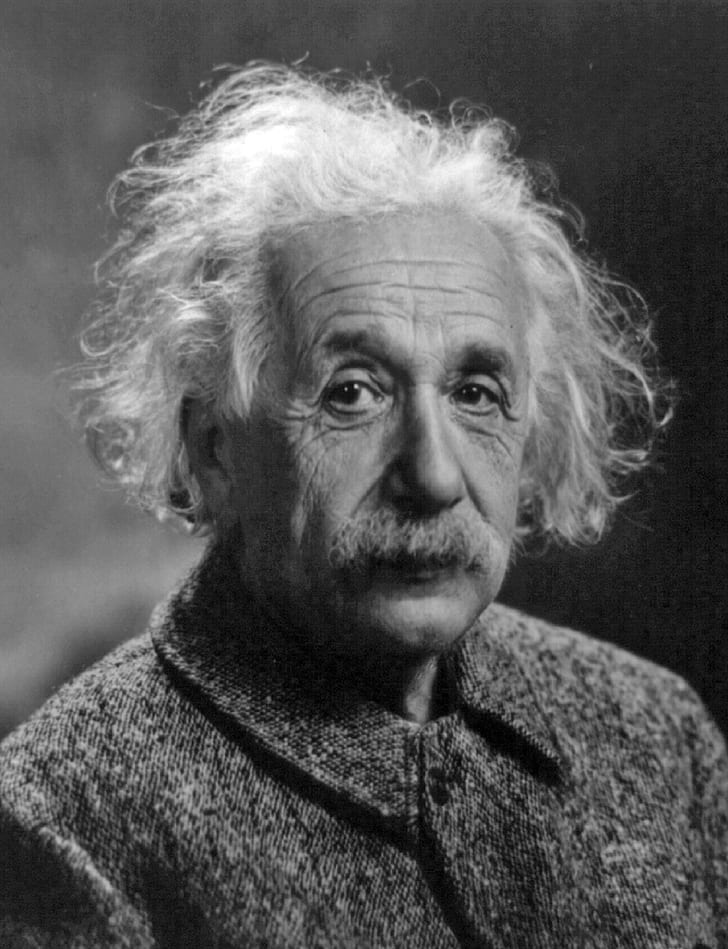
#> input picture albert-einstein_gray.jpg, 728 x 949 px
$ jupyter execute CV_4.ipynb   (shell and % lines are left out)
#> lines starting #> are read from the running program, lines starting #| are printed output that depends on the picture; after the words box and inside, x2 and y2 are one past the last pixel; in counts of white or black regions, pixels touching at a corner belong together
[cell 1]
import cv2

[cell 2]
img = cv2.imread("albert-einstein_gray.jpg",cv2.IMREAD_GRAYSCALE)
#> img is the input picture: shape (949, 728); min 0, max 255, mean 89.4

[cell 3]
img.shape
#> Out = (949, 728)

[cell 4]
print (cv2.__file__)

[cell 5]
cv2.imshow('Raj',img)
cv2.waitKey(0)
cv2.destroyAllWindows()

[cell 6]
clrimg = cv2.imread('tulips.jpg',cv2.COLOR_BGR2RGB)
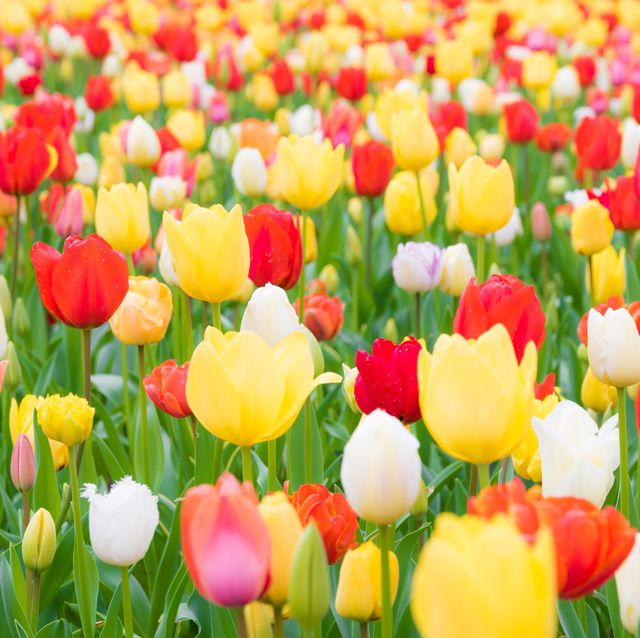
#> input picture tulips.jpg, 640 x 638 px
#> clrimg is the input picture: shape (638, 640, 3); mean B, G, R 87.5, 161.1, 197.5

[cell 7]
cv2.imshow('Raj1',clrimg)
cv2.waitKey(0)
cv2.destroyAllWindows()

[cell 8]
import matplotlib.pyplot as plt

[cell 9]
plt.imshow(clrimg)

[cell 10]
#finding hsv range of target object(pen)
import cv2
import numpy as np
import time
# A required callback method that goes into the trackbar function.
def nothing(x):
    pass

# Initializing the webcam feed.
cap = cv2.VideoCapture(0)
cap.set(3,1280)
cap.set(4,720)

# Create a window named trackbars.
cv2.namedWindow("Trackbars")

# Now create 6 trackbars that will control the lower and upper range of
# H,S and V channels. The Arguments are like this: Name of trackbar,
# window name, range,callback function. For Hue the range is 0-179 and
# for S,V its 0-255.
cv2.createTrackbar("L - H", "Trackbars", 0, 179, nothing)
#> slider 'L - H' is set to 35
cv2.createTrackbar("L - S", "Trackbars", 0, 255, nothing)
#> slider 'L - S' is set to 51
cv2.createTrackbar("L - V", "Trackbars", 0, 255, nothing)
#> slider 'L - V' is set to 51
cv2.createTrackbar("U - H", "Trackbars", 179, 179, nothing)
cv2.createTrackbar("U - S", "Trackbars", 255, 255, nothing)
cv2.createTrackbar("U - V", "Trackbars", 255, 255, nothing)

while True:

    # Start reading the webcam feed frame by frame.
    ret, frame = cap.read()
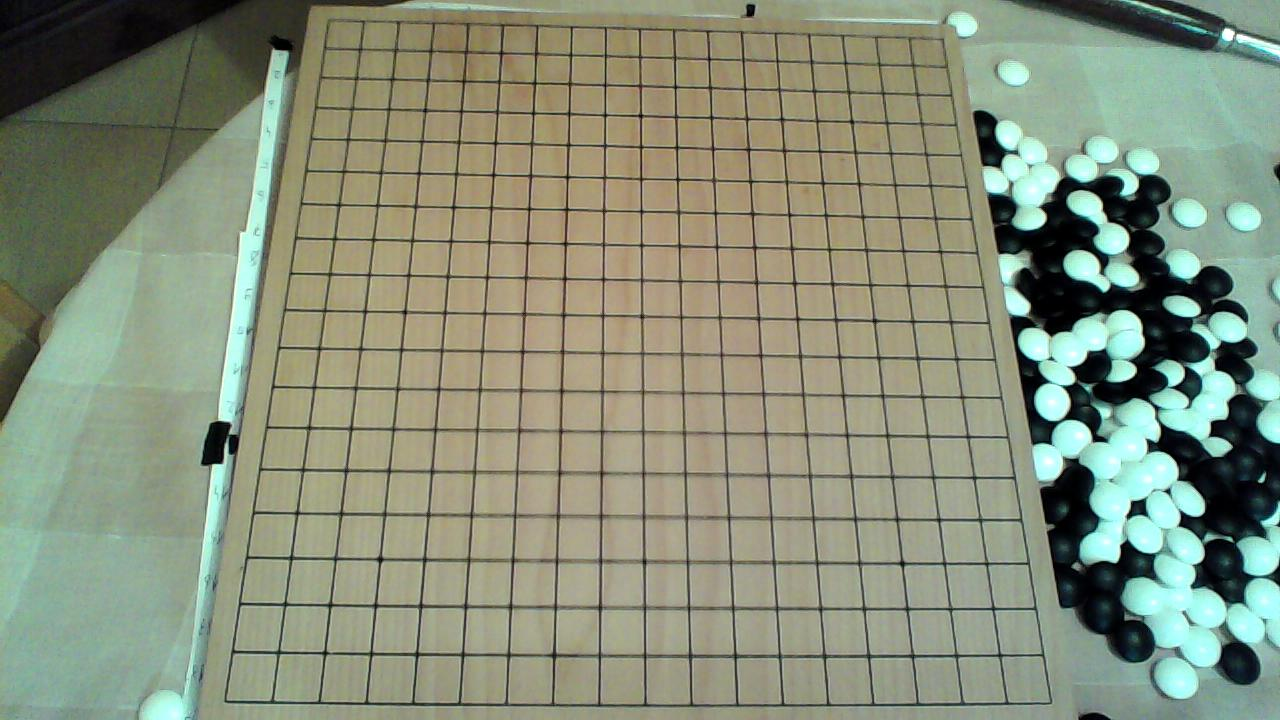
#> input picture 1.jpg, 1280 x 720 px, given in place of the camera
#> frame is the input picture: shape (720, 1280, 3); mean B, G, R 122.6, 143.5, 135.3
    if not ret:
        break
    # Flip the frame horizontally (Not required)
    frame = cv2.flip( frame, 1 )
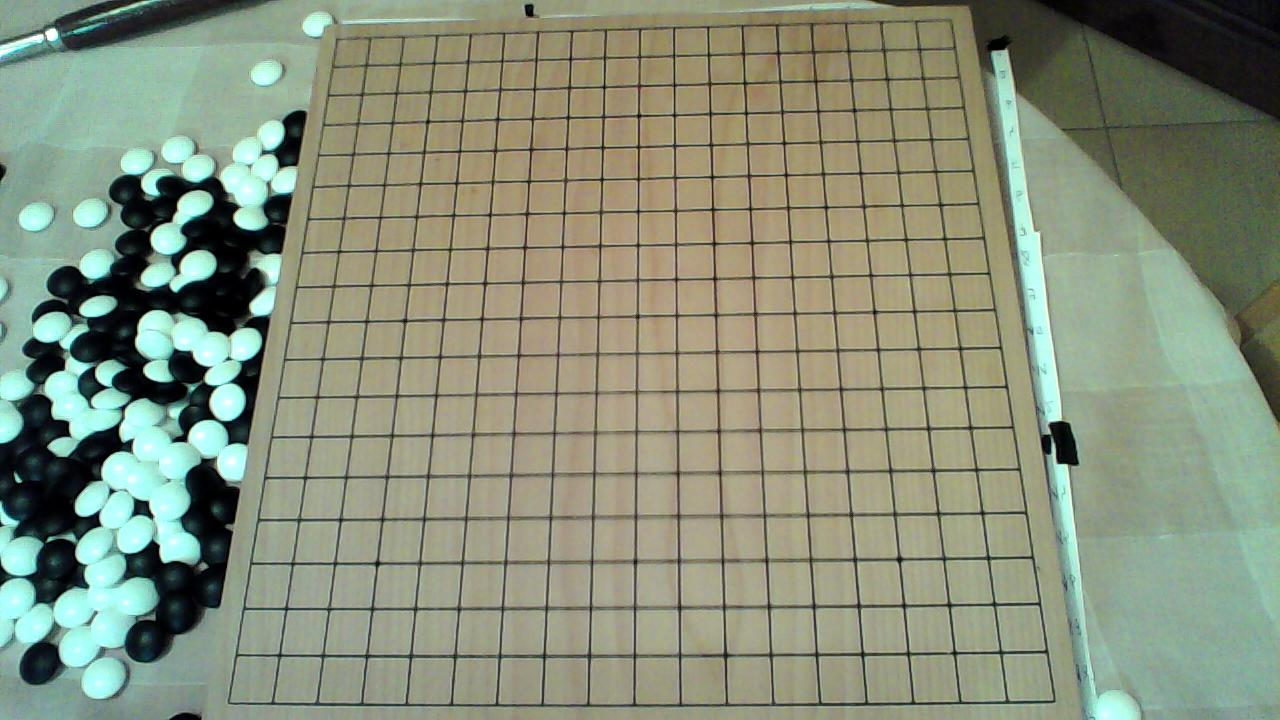
#> frame: shape (720, 1280, 3); mean B, G, R 122.6, 143.5, 135.3

    # Convert the BGR image to HSV image.
    hsv = cv2.cvtColor(frame, cv2.COLOR_BGR2HSV)
#> hsv: shape (720, 1280, 3); mean H, S, V 45.6, 60.6, 147.6

    # Get the new values of the trackbar in real time as the user changes
    # them
    l_h = cv2.getTrackbarPos("L - H", "Trackbars")
    l_s = cv2.getTrackbarPos("L - S", "Trackbars")
    l_v = cv2.getTrackbarPos("L - V", "Trackbars")
    u_h = cv2.getTrackbarPos("U - H", "Trackbars")
    u_s = cv2.getTrackbarPos("U - S", "Trackbars")
    u_v = cv2.getTrackbarPos("U - V", "Trackbars")

    # Set the lower and upper HSV range according to the value selected
    # by the trackbar
    lower_range = np.array([l_h, l_s, l_v])
    upper_range = np.array([u_h, u_s, u_v])

    # Filter the image and get the binary mask, where white represents
    # your target color
    mask = cv2.inRange(hsv, lower_range, upper_range)
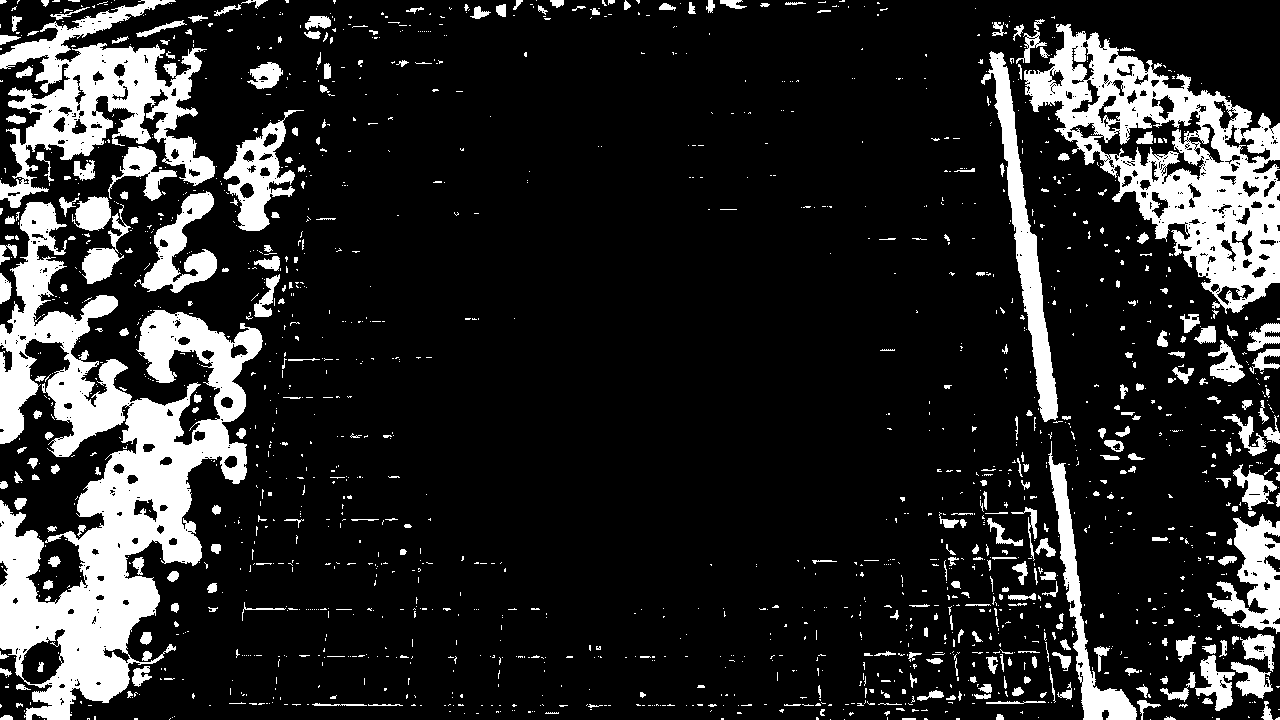
#> mask: shape (720, 1280); 16.3% white; 1683 white regions (1366 under 20 px), largest, box (x1, y1, x2, y2) and area: (0, 202, 263, 720) 50775, (1024, 24, 1280, 314) 27086, (0, 0, 215, 208) 16411

    # You can also visualize the real part of the target color (Optional)
    res = cv2.bitwise_and(frame, frame, mask=mask)
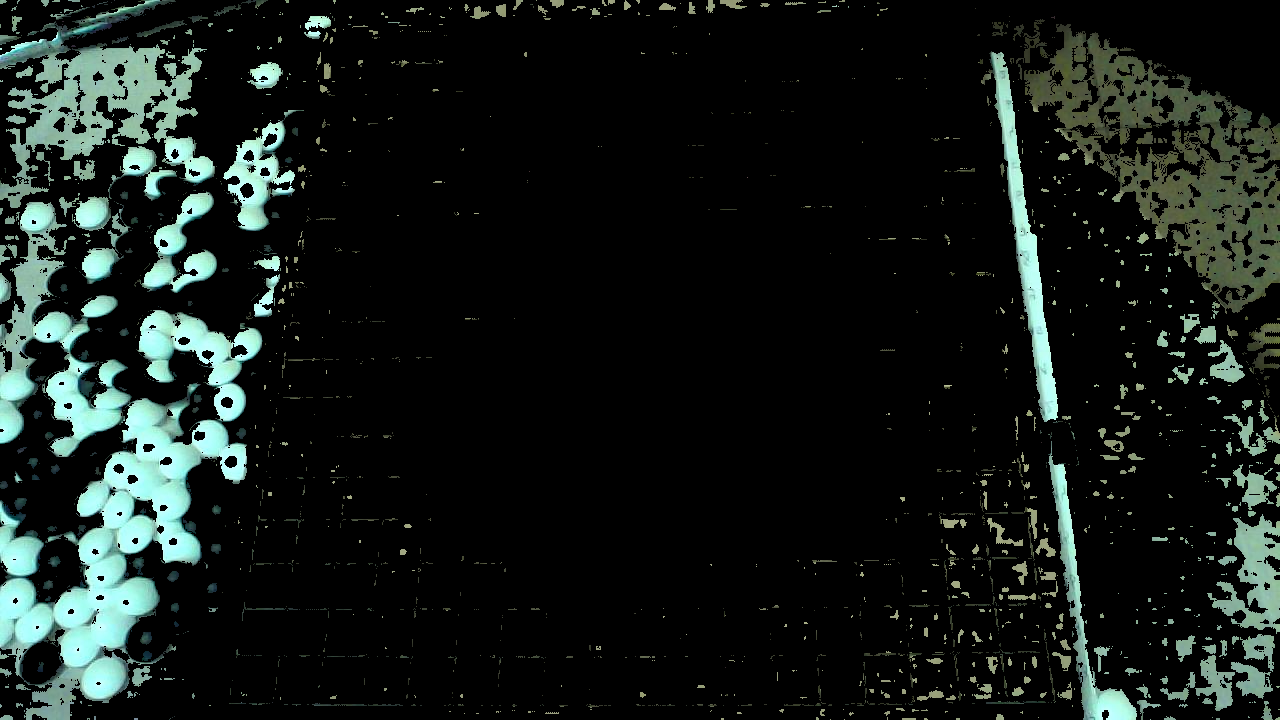
#> res: shape (720, 1280, 3); mean B, G, R 25.2, 28, 21.2

    # Converting the binary mask to 3 channel image, this is just so
    # we can stack it with the others
    mask_3 = cv2.cvtColor(mask, cv2.COLOR_GRAY2BGR)

    # stack the mask, orginal frame and the filtered result
    stacked = np.hstack((mask_3,frame,res))

    # Show this stacked frame at 40% of the size.
    cv2.imshow('Trackbars',cv2.resize(stacked,None,fx=0.4,fy=0.4))
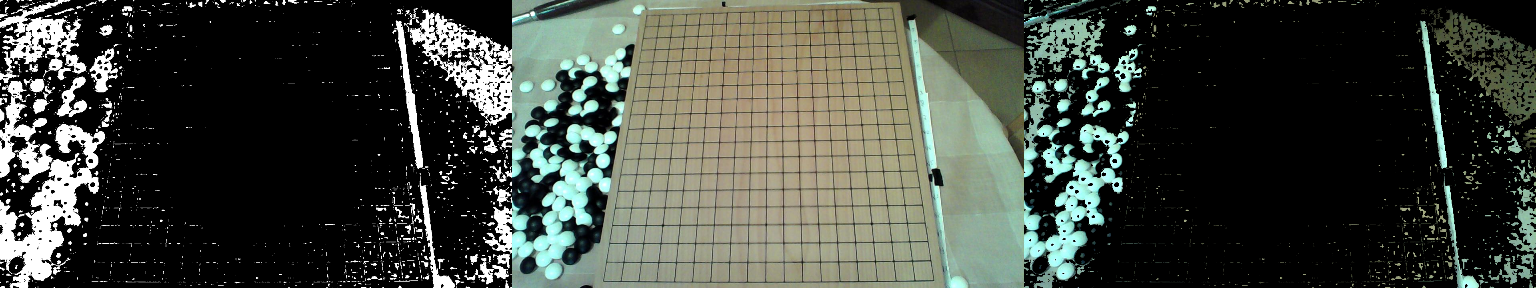
#> window 'Trackbars': shape (288, 1536, 3); mean B, G, R 63, 71, 66

    # If the user presses ESC then exit the program
    key = cv2.waitKey(1)
#> (key Esc is pressed here)
    if key == 27:
        break

    # If the user presses `s` then print this array.
    if key == ord('s'):

        thearray = [[l_h,l_s,l_v],[u_h, u_s, u_v]]
        print(thearray)

        # Also save this array as penval.npy
        np.save('hsv_value',thearray)
        break

# Release the camera & destroy the windows.
cap.release()
cv2.destroyAllWindows()
